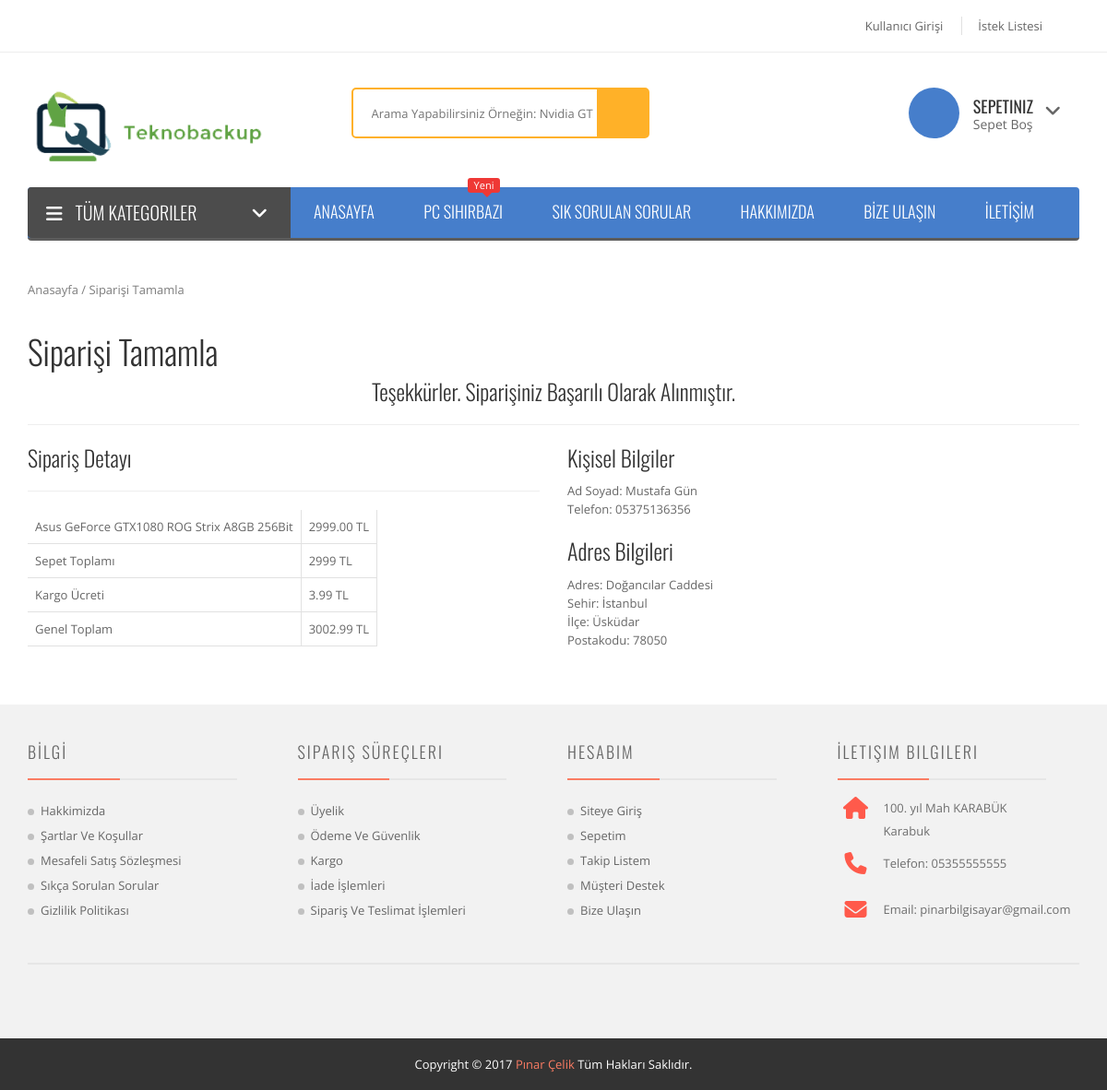
Screenshot of /siparis/siparistamam/1 with the database file from the repository.
### tables this page shows
CREATE TABLE `siparis` (
  `id` int(11) NOT NULL,
  `musteri_id` int(11) NOT NULL,
  `tarih` timestamp NOT NULL DEFAULT CURRENT_TIMESTAMP ON UPDATE CURRENT_TIMESTAMP,
  `IP` varchar(20) NOT NULL,
  `tutar` decimal(7,2) NOT NULL,
  `odemedurumu` varchar(15) NOT NULL,
  `siparisdurumu` varchar(15) NOT NULL,
  `adres` varchar(255) NOT NULL,
  `ilce` varchar(50) NOT NULL,
  `sehir` varchar(50) NOT NULL,
  `tel` varchar(20) NOT NULL,
  `adsoy` varchar(100) NOT NULL,
  `postkod` varchar(255) NOT NULL
);

CREATE TABLE `urunler` (
  `id` int(11) NOT NULL,
  `adi` varchar(200) NOT NULL,
  `altKatId` int(11) NOT NULL,
  `katId` int(11) NOT NULL,
  `miktar` varchar(15) NOT NULL,
  `e_fiyat` decimal(7,2) NOT NULL,
  `y_fiyat` decimal(7,2) NOT NULL,
  `satis_sayisi` varchar(255) NOT NULL,
  `resim` varchar(100) NOT NULL,
  `uzunaciklama` text NOT NULL,
  `aciklama` text NOT NULL,
  `keywords` varchar(255) NOT NULL,
  `tarih` timestamp NOT NULL DEFAULT CURRENT_TIMESTAMP ON UPDATE CURRENT_TIMESTAMP,
  `puan` varchar(255) NOT NULL,
  `oysayisi` varchar(255) NOT NULL
);

CREATE TABLE `ayarlar` (
  `id` int(50) NOT NULL,
  `sirketadi` varchar(20) NOT NULL,
  `keywords` varchar(250) NOT NULL,
  `aciklama` varchar(250) NOT NULL,
  `name` varchar(20) NOT NULL,
  `smtpserver` varchar(50) NOT NULL,
  `smtpport` int(50) NOT NULL,
  `smtpemail` varchar(255) NOT NULL,
  `password` varchar(30) NOT NULL,
  `adres` varchar(200) NOT NULL,
  `sehir` varchar(20) NOT NULL,
  `tel` varchar(30) NOT NULL,
  `fax` varchar(25) NOT NULL,
  `email` varchar(250) NOT NULL,
  `hakkimizda` text NOT NULL,
  `gizlilik` text NOT NULL,
  `sartlar` text NOT NULL,
  `sozlesme` text NOT NULL,
  `facebook` varchar(255) NOT NULL,
  `instagram` varchar(255) NOT NULL,
  `twitter` varchar(255) NOT NULL,
  `xkordinat` double NOT NULL,
  `ykordinat` double NOT NULL
);

### application/controllers/Siparis.php (called while the page is built, shortened)
<?php
class Siparis extends CI_Controller {
    public function __construct()
    {
        $this->load->helper('url');
        $this->load->library('session');
        $this->load->database();
        $this->load->model('admin/Database_Model');
    }
	public function siparistamam($siparis_id)
    {
        $query = $this->db->get('ayarlar');
        $data['ayar'] = $query->result();
        $query = $this->db->get('kategoriler');
        $data['kategori'] = $query->result();
        $data["katsayi"] = $query->num_rows();
        $query = $this->db->get('alt_kategoriler');
        $data['altkategori'] = $query->result();
        $k_id = $this->session->kullanici_data['id'];
        if($this->session->kullanici_data['id']){
            $query = $this->Database_Model->sepet_listesi_sorgusu($k_id);
            $data['sepetsayi'] = $query->num_rows();
            $data['headersepet'] = $query->result();
            $data['sepet'] = $query->result();
        }else{
            $data['sepetsayi'] = 0;
        }
        $query = $this->db->query("SELECT
        siparis.ilce,
        siparis.adres,
        siparis.sehir,
        siparis.tel,
        siparis.adsoy,
        siparis.postkod,
        siparis.tutar,
        urunler.adi AS urunadi,
        urunler.y_fiyat AS urunfiyat
        FROM
        siparis_urunler
        INNER JOIN urunler ON urunler.id = siparis_urunler.urun_id
        INNER JOIN siparis ON siparis_urunler.siparis_id = siparis.id
        WHERE
        siparis.id =$siparis_id");
        $data1['siparissonuc'] = $query->result();
        $this->load->view('header',$data);
        $this->load->view('odeme_tamam',$data1);
        $this->load->view('footer');
    }
}

### index.php (called while the page is built, shortened)
<?php
require_once BASEPATH.'core/CodeIgniter.php';

### application/views/odeme_tamam.php (the view)
<div class="shop_area">
    <div class="container">
        <div class="row">
            <div class="col-md-12">
                <div class="shop_menu">
                    <ul class="cramb_area cramb_area_2 ">
                        <li><a href="<?= base_url() ?>">Anasayfa / </a></li>
                        <li><a href="#">Siparişi Tamamla</a></li>
                    </ul>
                </div>
            </div>
        </div>
    </div>
</div>
<div class="shopping_cart">
    <div class="container">
        <div class="row">
            <div class="col-md-12">
                <div class="account_heading account_heading_ah">
                    <h1>Siparişi Tamamla</h1>
                </div>
            </div>
        </div>
    </div>
</div>
<section id="page-content" class="page-wrapper">
    <div class="shop-section mb-80">
        <div class="container">
            <div class="row">
                <div class="col-md-12">
                    <div class="tab-content">
                        <div class="tab-pane active" id="order-complete">
                            <div class="order-complete-content box-shadow">
                                <div class="thank-you p-30 text-center">
                                    <h3 class="text-black-5 mb-0">Teşekkürler. Siparişiniz Başarılı Olarak Alınmıştır.</h3>
                                </div>
                                <hr>
                                <div class="row">
                                    <div class="col-md-6">
                                        <div class="payment-details p-30">
                                            <h3>Sipariş Detayı</h3>
                                            <hr>
                                            <table>
                                                <?php
                                                $sepettoplami = 0;
                                                $kargoucreti = 3.99;
                                                foreach ($siparissonuc as $rs) {
                                                    $sepettoplami = $rs->urunfiyat + $sepettoplami;
                                                    ?>
                                                    <tr>
                                                        <td class="td-title-1"><?= $rs->urunadi ?></td>
                                                        <td class="td-title-2"><?= $rs->urunfiyat ?> TL</td>
                                                    </tr>
                                                    <?php
                                                }
                                                $geneltoplam = $sepettoplami + $kargoucreti;
                                                ?>
                                                <tr>
                                                    <td class="td-title-1">Sepet Toplamı</td>
                                                    <td class="td-title-2"><?= $sepettoplami ?> TL</td>
                                                </tr>
                                                <tr>
                                                    <td class="td-title-1">Kargo Ücreti</td>
                                                    <td class="td-title-2"><?= $kargoucreti ?> TL</td>
                                                </tr>
                                                <tr>
                                                    <td class="order-total">Genel Toplam</td>
                                                    <td class="order-total-price"><?= $geneltoplam ?> TL</td>
                                                </tr>
                                            </table>
                                        </div>
                                    </div>
                                    <div class="col-md-6">
                                        <div class="bill-details p-30">
                                            <h3 >Kişisel Bilgiler</h3>
                                            <ul class="bill-address">
                                                <li>
                                                    <span>Ad Soyad:</span>
                                                    <?= $siparissonuc[0]->adsoy ?>
                                                </li>
                                                <li>
                                                    <span>Telefon:</span>
                                                    <?= $siparissonuc[0]->tel ?>
                                                </li>
                                            </ul>
                                        </div>
                                        <br>
                                        <div class="bill-details pl-30">
                                            <h3>Adres Bilgileri</h3>
                                            <ul class="bill-address">
                                                <li>
                                                    <span>Adres:</span>
                                                    <?= $siparissonuc[0]->adres ?>
                                                </li>
                                                <li>
                                                    <span>Sehir:</span>
                                                    <?= $siparissonuc[0]->sehir ?>
                                                </li>
                                                <li>
                                                    <span>İlçe:</span>
                                                    <?= $siparissonuc[0]->ilce ?>
                                                </li>
                                                <li>
                                                    <span>Postakodu:</span>
                                                    <?= $siparissonuc[0]->postkod ?>
                                                </li>
                                            </ul>
                                        </div>
                                    </div>
                                </div>
                            </div>
                        </div>
                    </div>
                </div>
            </div>
        </div>
    </div>
</section>
<br><br><br>

### application/views/footer.php (shortened to what this page needs)
<div class="footer_area footer_area_2">
    <div class="container">
        <div class="row">
            <div class="col-md-3 col-sm-6">
                <div class="footer_menu footer_menu_4">
                    <div class="news_heading_2 news_heading_4">
                        <h3>BİLGİ </h3>
                    </div>
                    <div class="footer_menu">
                        <ul>
                            <li>
                                <a href="<?= base_url() ?>hakkimizda">Hakkimizda</a>
                            </li>
                            <li>
                                <a href="<?= base_url() ?>icerik/sartlar">Şartlar ve Koşullar</a>
                            </li>
                            <li>
                                <a href="<?= base_url() ?>icerik/sozlesme">Mesafeli Satış Sözleşmesi</a>
                            </li>
                            <li>
                                <a href="<?= base_url() ?>sikcasorulansorular">Sıkça Sorulan Sorular</a>
                            </li>
                            <li>
                                <a href="<?= base_url() ?>icerik/gizlilik">Gizlilik Politikası</a>
                            </li>
                        </ul>
                    </div>
                </div>
            </div>
            <div class="col-md-3 col-sm-6">
                <div class="footer_menu footer_menu_4">
                    <div class="news_heading_2 news_heading_4">
                        <h3>Sipariş Süreçleri </h3>
                    </div>
                    <div class="footer_menu">
                        <ul>
                            <li>
                                <a href="<?= base_url() ?>home/login">Üyelik</a>
                            </li>
                            <li>
                                <a href="<?= base_url() ?>">Ödeme ve Güvenlik</a>
                            </li>
                            <li>
                                <a href="<?= base_url() ?>">Kargo</a>
                            </li>
                            <li>
                                <a href="<?= base_url() ?>">İade İşlemleri</a>
                            </li>
                            <li>
                                <a href="<?= base_url() ?>">Sipariş ve Teslimat İşlemleri</a>
                            </li>
                        </ul>
                    </div>
                </div>
            </div>
            <div class="col-md-3 col-sm-6">
                <div class="footer_menu footer_menu_4">
                    <div class="news_heading_2 news_heading_4">
                        <h3> Hesabım </h3>
                    </div>
                    <div class="footer_menu">
                        <ul>
                            <li>
                                <a href="<?= base_url() ?>home/login">Siteye Giriş</a>
                            </li>
                            <li>
                                <a href="<?= base_url() ?>home/sepet">Sepetim</a>
                            </li>
                            <li>
                                <a href="<?= base_url() ?>home/istek_listesi">Takip Listem</a>
                            </li>
                            <li>
                                <a href="<?= base_url() ?>iletisim">Müşteri Destek</a>
                            </li>
                            <li>
                                <a href="<?= base_url() ?>bizeulasin">Bize Ulaşın</a>
                            </li>
                        </ul>
                    </div>
                </div>
            </div>
            <div class="col-md-3 col-sm-6">
                <div class="footer_menu footer_menu_2 footer_menu_5 ">
                    <div class="news_heading_2 news_heading_4">
                        <h3> İletişim Bilgileri </h3>
                    </div>
                    <ul>
                        <li>
                            <i class="fa fa-home"></i>
                            <p><?= $ayar[0]->adres ?></p>
                            <p><?= $ayar[0]->sehir ?></p>
                        </li>
                        <li>
                            <i class="fa fa-phone"></i>
                            <p>Telefon: <?= $ayar[0]->tel ?></p>
                        </li>
                        <li>
                            <i class="fa fa-envelope"></i>
                            <p>Email: <?= $ayar[0]->email ?></p>
                        </li>
                    </ul>
                </div>
            </div>
        </div>
    </div>
    <div class="footer_middle">
        <div class="container">
            <div class="fotter_inner fotter_inner_2">
                <div class="middele_pic">
                </div>
            </div>
        </div>
    </div>
</div>
<div class="footer-bottom">
    <div class="container">
        <div class="widget-copyright text-center">
            Copyright © 2017
            <a href="#">Pınar Çelik</a> Tüm Hakları Saklıdır.
        </div>
    </div>
</div>
</body>
</html>

### mainsite/css/responsive.css (style rules this page uses)
@media (min-width: 992px) and (max-width: 1200px) { .news_heading_2 h3::after { width: 127px; } }

### rows the page displays
siparis: urunler.adi "Asus GeForce GTX1080 ROG Strix A8GB 256Bit", urunler.y_fiyat "2999.00", adsoy "Mustafa Gün", tel "05375136356", adres "Doğancılar Caddesi", sehir "İstanbul", ilce "Üsküdar", postkod "78050"
ayarlar: adres "100. yıl Mah KARABÜK", sehir "Karabuk", tel "05355555555", email "pinarbilgisayar@gmail.com"

### other values shown
$sepettoplami "2999"
$kargoucreti "3.99"
$geneltoplam "3002.99"
